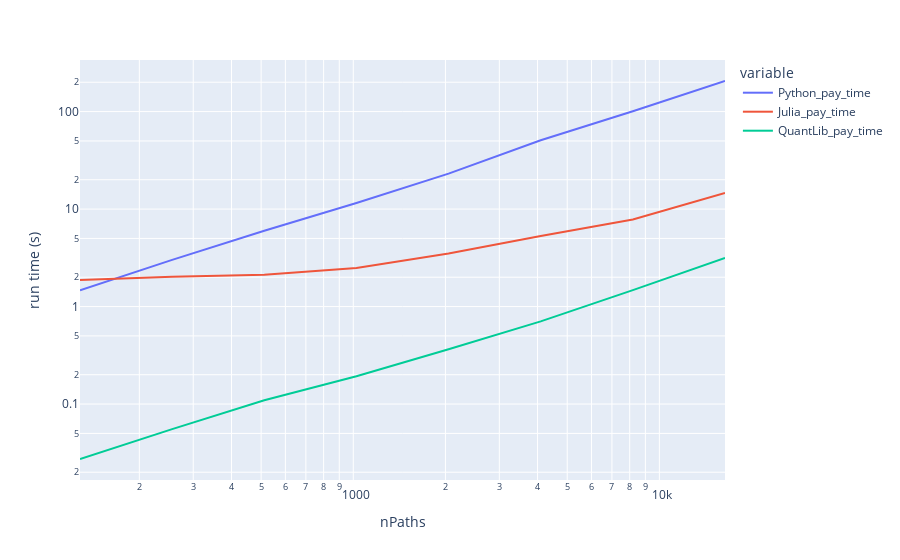

This figure's notebook cell:
### Code cell
fig = px.line(table, x='nPaths', y = pay_time_cols, labels={ 'value' : 'run time (s)' }, log_x=True, log_y=True)
fig.show()

### Figure 1 — Plotly figure (JSON) as saved in the notebook; plotly's stock layout.template omitted (floating-point values rounded to 4 significant figures)
{"data": [{"hovertemplate": "variable=Python_pay_time<br>nPaths=%{x}<br>run time (s)=%{y}<extra></extra>", "legendgroup": "Python_pay_time", "line": {"color": "#636efa", "dash": "solid"}, "mode": "lines", "name": "Python_pay_time", "orientation": "v", "showlegend": true, "type": "scatter", "x": [128, 256, 512, 1024, 2048, 4096, 8192, 16384], "xaxis": "x", "y": [1.469, 3.012, 5.996, 11.57, 23.12, 50.8, 101.0, 205.9], "yaxis": "y"}, {"hovertemplate": "variable=Julia_pay_time<br>nPaths=%{x}<br>run time (s)=%{y}<extra></extra>", "legendgroup": "Julia_pay_time", "line": {"color": "#EF553B", "dash": "solid"}, "mode": "lines", "name": "Julia_pay_time", "orientation": "v", "showlegend": true, "type": "scatter", "x": [128, 256, 512, 1024, 2048, 4096, 8192, 16384], "xaxis": "x", "y": [1.875, 2.018, 2.123, 2.487, 3.497, 5.301, 7.817, 14.63], "yaxis": "y"}, {"hovertemplate": "variable=QuantLib_pay_time<br>nPaths=%{x}<br>run time (s)=%{y}<extra></extra>", "legendgroup": "QuantLib_pay_time", "line": {"color": "#00cc96", "dash": "solid"}, "mode": "lines", "name": "QuantLib_pay_time", "orientation": "v", "showlegend": true, "type": "scatter", "x": [128, 256, 512, 1024, 2048, 4096, 8192, 16384], "xaxis": "x", "y": [0.02733, 0.05531, 0.1093, 0.1928, 0.3655, 0.7052, 1.475, 3.154], "yaxis": "y"}], "layout": {"legend": {"title": {"text": "variable"}, "tracegroupgap": 0}, "margin": {"t": 60}, "xaxis": {"anchor": "y", "domain": [0, 1], "title": {"text": "nPaths"}, "type": "log"}, "yaxis": {"anchor": "x", "domain": [0, 1], "title": {"text": "run time (s)"}, "type": "log"}}}
